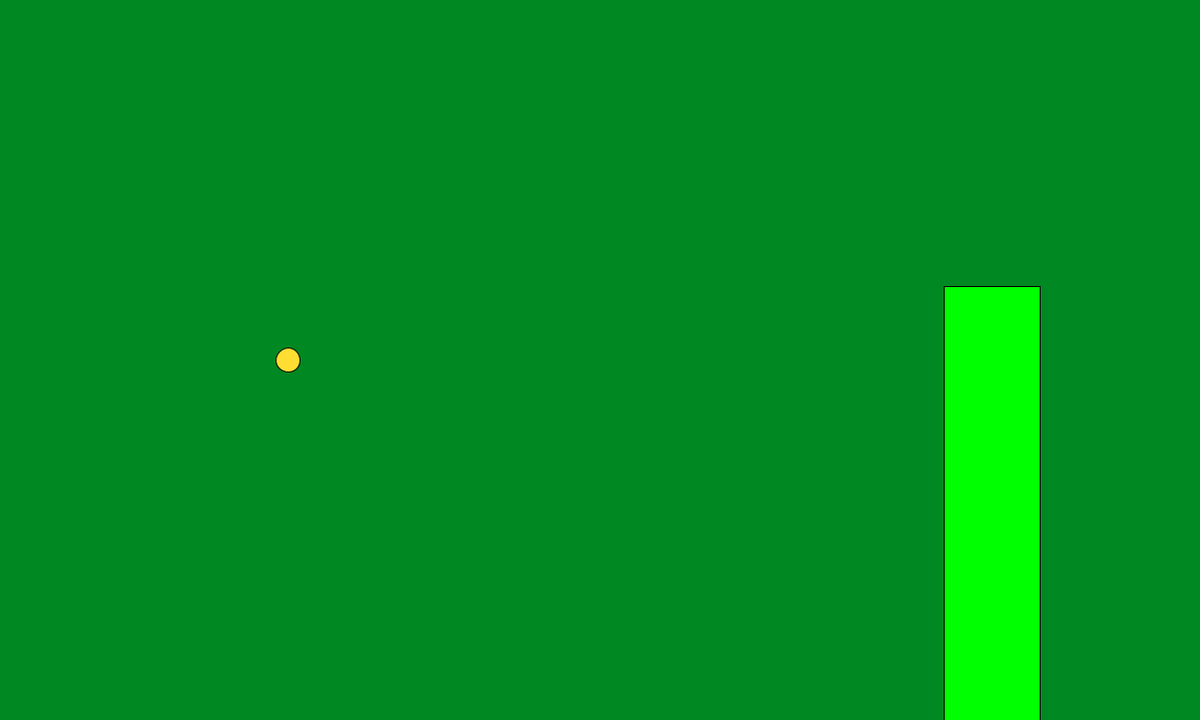
Frame 1 (no input)
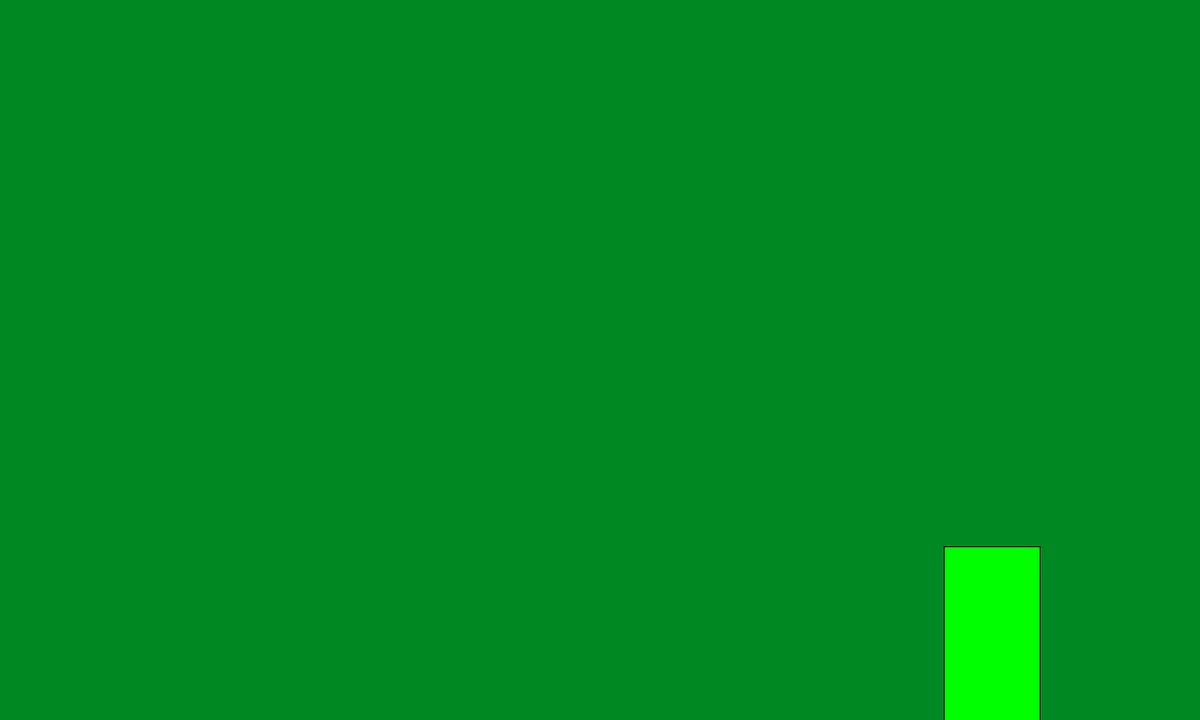
Frame 60 (the mouse pressed at the canvas centre just before this capture)
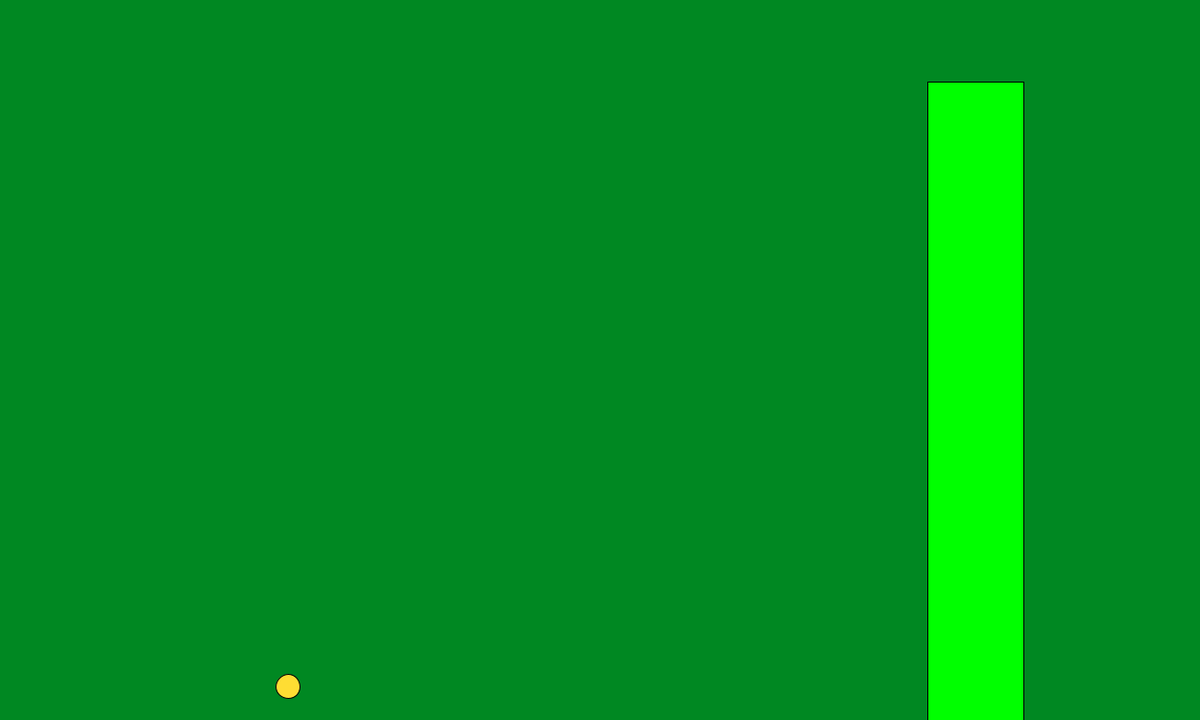
Frame 120 (the mouse held since frame 60 and released just before this capture)

The Processing sketch that drew these frames (run headless with seeded random() and noise(); from frame 60 on, the mouse is pressed at the canvas centre):

// Processing sketch: sketch_171227a
// ── sketch_171227a.pde
int birdX=300;
int birdY=375;
double birdV=0;
double birdG=.5;
int pipeH;
int pipeY;
int pipeX=1000;

void setup(){
  size(1250,750);
  background(0,136,34);
  
  int random = (int) random(0, 700);
  pipeH=random;
  pipeY=750-pipeH;
}





void draw(){
   birdV=birdV+birdG;
   birdY+=birdV;
   background(0,136,34);
  fill(255,221,51);
  ellipse(birdX,birdY,25,25);
  
   pipeX-=17; 
   
  fill(0,255,0);
  rect(pipeX, pipeY, 100, pipeH);
 
  if(mousePressed){
   birdV=-10;
}
 stayIn();
 
}

void stayIn(){
 if(pipeX<=0){
  pipeX=1000;
  int random = (int) random(0, 700);
  pipeH=random;
  pipeY=750-pipeH;
 }
}

boolean intersects(int birdX, int birdY, int paddleX, int paddleY, int paddleLength) {
if (birdY > paddleY - 4 && birdX > paddleX && birdX < paddleX + paddleLength)
return true;
else 
return false;
}
